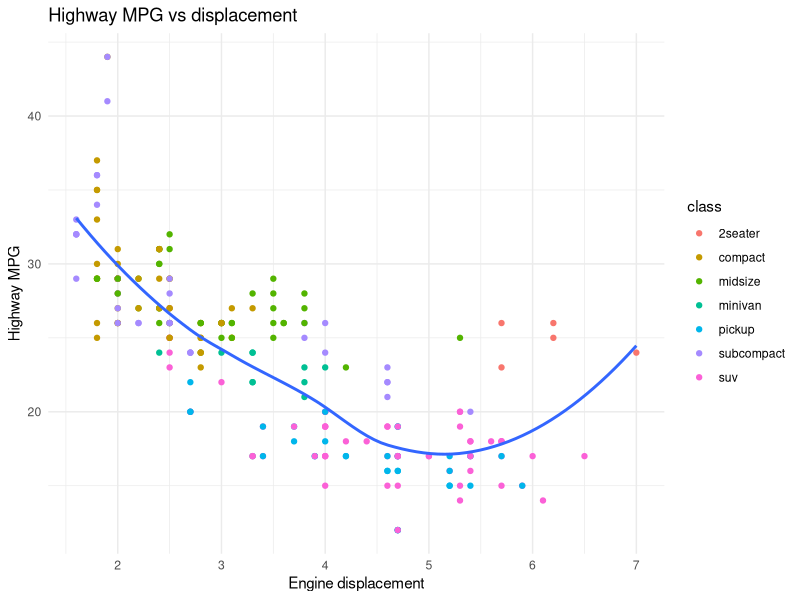

Write the R code that produced this figure.
# Chapter 11: Communication

library(tidyverse)

ggplot(mpg, aes(displ, hwy)) +
  geom_point(aes(color = class)) +
  geom_smooth(se = FALSE) +
  labs(title = "Highway MPG vs displacement", x = "Engine displacement", y = "Highway MPG") +
  theme_minimal()
